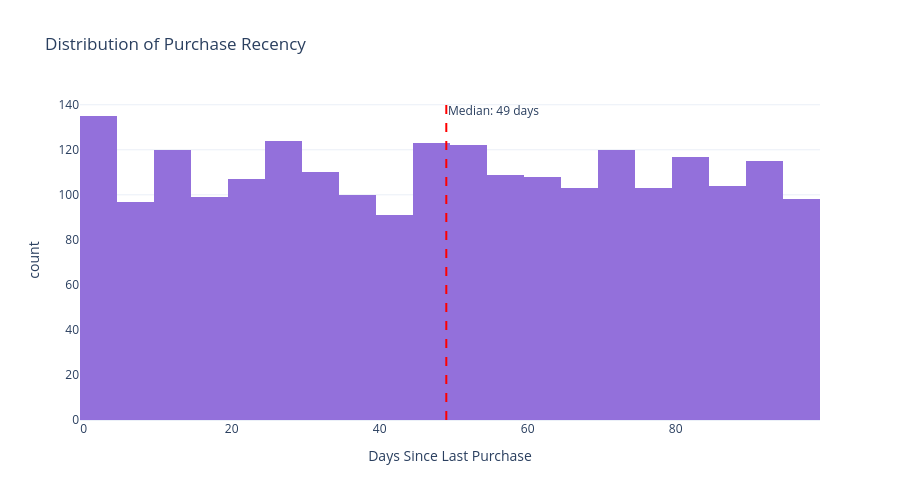

Write notebook code for a chart like this one.
### Code cell
# Recency distribution
fig = px.histogram(ifood_df, x='Recency', nbins=40,
                   title='Distribution of Purchase Recency',
                   labels={'Recency': 'Days Since Last Purchase', 'count': 'Number of Customers'},
                   color_discrete_sequence=['mediumpurple'])
fig.add_vline(x=ifood_df['Recency'].median(), line_dash="dash", 
              line_color="red", annotation_text=f"Median: {ifood_df['Recency'].median():.0f} days")
fig.update_layout(showlegend=False, height=500)
fig.show()

### Figure 1 — Plotly figure (JSON) as saved in the notebook; plotly's stock layout.template omitted (floating-point values rounded to 4 significant figures; data arrays with more than 128 entries replaced by an {"elided": "..."} marker saying what was removed)
{"data": [{"alignmentgroup": "True", "bingroup": "x", "hovertemplate": "Days Since Last Purchase=%{x}<br>count=%{y}<extra></extra>", "legendgroup": "", "marker": {"color": "mediumpurple", "pattern": {"shape": ""}}, "name": "", "nbinsx": 40, "offsetgroup": "", "orientation": "v", "showlegend": false, "x": {"elided": "2205 int values"}, "xaxis": "x", "yaxis": "y", "type": "histogram"}], "layout": {"xaxis": {"anchor": "y", "domain": [0.0, 1.0], "title": {"text": "Days Since Last Purchase"}}, "yaxis": {"anchor": "x", "domain": [0.0, 1.0], "title": {"text": "count"}}, "legend": {"tracegroupgap": 0}, "title": {"text": "Distribution of Purchase Recency"}, "barmode": "relative", "shapes": [{"line": {"color": "red", "dash": "dash"}, "type": "line", "x0": 49.0, "x1": 49.0, "xref": "x", "y0": 0, "y1": 1, "yref": "y domain"}], "annotations": [{"showarrow": false, "text": "Median: 49 days", "x": 49.0, "xanchor": "left", "xref": "x", "y": 1, "yanchor": "top", "yref": "y domain"}], "showlegend": false, "height": 500}}
